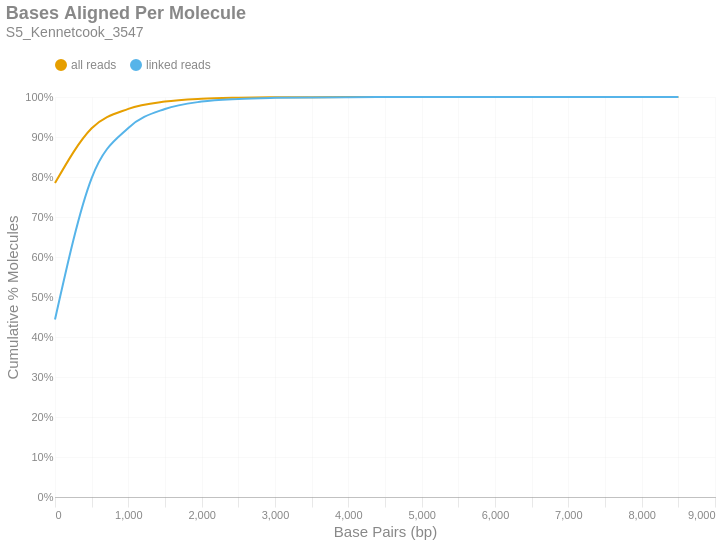

Notebook code cell kept with this figure:
### Markdown cell above
### Bases Aligned Per Molecule
This is a cumulative frequency distribution showing the number of base pairs aligned per unique molecule. These data are shown in 500 bp bins. There are two distributions: one with `all reads` (yellow) and another with only `linked reads` (blue). The percent of molecules in the `linked reads` distribution is relative to the total number of linked molecules.

### Code cell
if SKIPLR:
    print_html(f"Skipped")
else:
    binned_df = consolidated_hist(valids['aligned_bp'], mask, 500, True)
    with SafeRender(binned_df):
        (
            density_plot(binned_df, 'Bases Aligned Per Molecule', samplename, 'basesper')
            .encode(
                x=alt.X('bin:Q', title="Base Pairs (bp)").axis(tickMinStep=500).scale(padding=0),
                y=alt.Y('value:Q', title='Cumulative % Molecules')
                    .axis(format='%')
                    .scale(domain = [0,1])
                    .stack(False),
                color=alt.Color("key:N").scale(domain = ["all reads", "linked reads"]),
                tooltip = [
                    alt.Tooltip("key:N", title = "Data Type"),
                    alt.Tooltip("range_label:N", title="Bases Aligned Per Molecule"),
                    alt.Tooltip("value:Q", format = ".2%", title="% Molecules (Cum.)")
                ]
            )
        ).display()

### Figure 1 — Vega-Lite specification as saved in the notebook (floating-point values rounded to 4 significant figures)
{"width": "container", "height": 400, "config": {"title": {"anchor": "start", "dy": -15, "fontSize": 18, "color": "#888888", "subtitleColor": "#888888", "subtitleFontSize": 14}, "arc": {"fill": "#0072B2"}, "axis": {"domainColor": "#888888", "domainWidth": 0.5, "gridWidth": 0.2, "grid": false, "titleFontWeight": 400, "titleFontSize": 15, "labelFontSize": 11, "labelColor": "#888888", "tickColor": "#888888", "tickWidth": 0.2, "titleColor": "#888888"}, "axisBand": {"grid": false}, "axisX": {"grid": true, "tickSize": 10, "domainCap": "round"}, "axisY": {"domain": false, "grid": true, "tickSize": 0, "domainCap": "round"}, "background": "transparent", "header": {"labelFontSize": 15, "labelColor": "#888888", "titleFontSize": 15, "titleFontWeight": 600, "titleColor": "#888888"}, "legend": {"labelFont": "sans-serif", "labelFontSize": 12, "labelColor": "#888888", "symbolSize": 100, "symbolType": "circle", "titleFontSize": 12, "titlePadding": 10, "titleColor": "#888888", "title": null, "orient": "top"}, "range": {"category": ["#E69F00", "#56B4E9", "#009E73", "#F0E442", "#0072B2", "#D55E00", "#CC79A7", "#000000"], "diverging": ["#cfe8f3", "#a2d4ec", "#73bfe2", "#46abdb", "#1696d2", "#12719e"]}, "area": {"fill": "#0072B2", "fillOpacity": 0.7, "line": true, "strokeOpacity": 0.7}, "line": {"color": "#0072B2", "stroke": "#0072B2", "strokeWidth": 2}, "trail": {"color": "#0072B2", "stroke": "#0072B2", "strokeWidth": 0, "size": 1}, "point": {"filled": true, "fillOpacity": 1.0, "size": 95}, "text": {"color": "#888888", "fontSize": 11, "align": "right", "fontWeight": 400, "size": 11}, "bar": {"fill": "#0072B2", "stroke": null}, "view": {"stroke": null, "continuousWidth": 660, "continuousHeight": 400}}, "data": {"name": "data-d51ea5c047744b15ddec1b0df0435244"}, "mark": {"type": "line", "interpolate": "monotone", "point": {"opacity": 0, "size": 275}}, "encoding": {"color": {"field": "key", "scale": {"domain": ["all reads", "linked reads"]}, "type": "nominal"}, "tooltip": [{"field": "key", "title": "Data Type", "type": "nominal"}, {"field": "range_label", "title": "Bases Aligned Per Molecule", "type": "nominal"}, {"field": "value", "format": ".2%", "title": "% Molecules (Cum.)", "type": "quantitative"}], "x": {"axis": {"tickMinStep": 500}, "field": "bin", "scale": {"padding": 0}, "title": "Base Pairs (bp)", "type": "quantitative"}, "y": {"axis": {"format": "%"}, "field": "value", "scale": {"domain": [0, 1]}, "stack": false, "title": "Cumulative % Molecules", "type": "quantitative"}}, "params": [{"name": "param_c36ac31b6afebe62", "select": {"type": "point", "fields": ["key"]}, "bind": "legend"}], "title": {"text": "Bases Aligned Per Molecule", "subtitle": "S5_Kennetcook_3547"}, "transform": [{"fold": ["all reads (cumsum)", "linked reads (cumsum)"]}, {"calculate": "replace(datum.key, ' (cumsum)', '')", "as": "key"}, {"filter": {"param": "param_c36ac31b6afebe62"}}], "usermeta": {"embedOptions": {"downloadFileName": "S5_Kennetcook_3547.basesper"}}, "$schema": "https://vega.github.io/schema/vega-lite/v6.1.0.json", "datasets": {"data-d51ea5c047744b15ddec1b0df0435244": [{"bin": "0.0", "interval": "0.0-500.0", "all reads": 0.7847, "linked reads": 0.4436, "all reads (cumsum)": 0.7847, "linked reads (cumsum)": 0.4436, "range_label": "0-499"}, {"bin": "500.0", "interval": "500.0-1000.0", "all reads": 0.1371, "linked reads": 0.3536, "all reads (cumsum)": 0.9218, "linked reads (cumsum)": 0.7972, "range_label": "500-999"}, {"bin": "1000.0", "interval": "1000.0-1500.0", "all reads": 0.04836, "linked reads": 0.1254, "all reads (cumsum)": 0.9702, "linked reads (cumsum)": 0.9226, "range_label": "1000-1499"}, {"bin": "1500.0", "interval": "1500.0-2000.0", "all reads": 0.01831, "linked reads": 0.04751, "all reads (cumsum)": 0.9885, "linked reads (cumsum)": 0.9702, "range_label": "1500-1999"}, {"bin": "2000.0", "interval": "2000.0-2500.0", "all reads": 0.007081, "linked reads": 0.01837, "all reads (cumsum)": 0.9956, "linked reads (cumsum)": 0.9885, "range_label": "2000-2499"}, {"bin": "2500.0", "interval": "2500.0-3000.0", "all reads": 0.002556, "linked reads": 0.006631, "all reads (cumsum)": 0.9981, "linked reads (cumsum)": 0.9952, "range_label": "2500-2999"}, {"bin": "3000.0", "interval": "3000.0-3500.0", "all reads": 0.001041, "linked reads": 0.002702, "all reads (cumsum)": 0.9992, "linked reads (cumsum)": 0.9979, "range_label": "3000-3499"}, {"bin": "3500.0", "interval": "3500.0-4000.0", "all reads": 0.0004585, "linked reads": 0.001189, "all reads (cumsum)": 0.9996, "linked reads (cumsum)": 0.9991, "range_label": "3500-3999"}, {"bin": "4000.0", "interval": "4000.0-4500.0", "all reads": 0.0002031, "linked reads": 0.000527, "all reads (cumsum)": 0.9998, "linked reads (cumsum)": 0.9996, "range_label": "4000-4499"}, {"bin": "4500.0", "interval": "4500.0-5000.0", "all reads": 8.691e-05, "linked reads": 0.0002255, "all reads (cumsum)": 0.9999, "linked reads (cumsum)": 0.9998, "range_label": "4500-4999"}, {"bin": "5000.0", "interval": "5000.0-5500.0", "all reads": 4e-05, "linked reads": 0.0001038, "all reads (cumsum)": 1.0, "linked reads (cumsum)": 0.9999, "range_label": "5000-5499"}, {"bin": "5500.0", "interval": "5500.0-6000.0", "all reads": 1.724e-05, "linked reads": 4.473e-05, "all reads (cumsum)": 1.0, "linked reads (cumsum)": 1.0, "range_label": "5500-5999"}, {"bin": "6000.0", "interval": "6000.0-6500.0", "all reads": 1.017e-05, "linked reads": 2.639e-05, "all reads (cumsum)": 1.0, "linked reads (cumsum)": 1.0, "range_label": "6000-6499"}, {"bin": "6500.0", "interval": "6500.0-7000.0", "all reads": 3.621e-06, "linked reads": 9.394e-06, "all reads (cumsum)": 1.0, "linked reads (cumsum)": 1.0, "range_label": "6500-6999"}, {"bin": "7000.0", "interval": "7000.0-7500.0", "all reads": 2.069e-06, "linked reads": 5.368e-06, "all reads (cumsum)": 1.0, "linked reads (cumsum)": 1.0, "range_label": "7000-7499"}, {"bin": "7500.0", "interval": "7500.0-8000.0", "all reads": 1.379e-06, "linked reads": 3.579e-06, "all reads (cumsum)": 1.0, "linked reads (cumsum)": 1.0, "range_label": "7500-7999"}, {"bin": "8000.0", "interval": "8000.0-8500.0", "all reads": 5.173e-07, "linked reads": 1.342e-06, "all reads (cumsum)": 1.0, "linked reads (cumsum)": 1.0, "range_label": "8000-8499"}, {"bin": "8500.0", "interval": "8500.0-9000.0", "all reads": 3.449e-07, "linked reads": 8.947e-07, "all reads (cumsum)": 1.0, "linked reads (cumsum)": 1.0, "range_label": "8500-8999"}]}}
